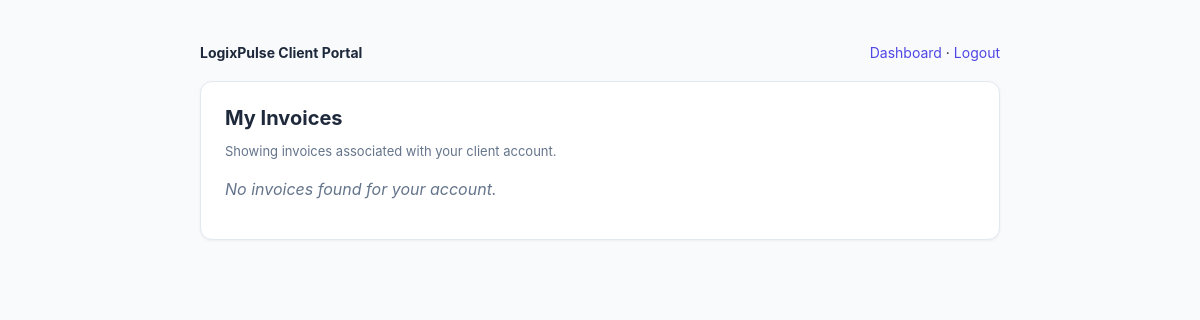
/backend/client_invoices.php (signed in), run on an earlier commit of the app's database.
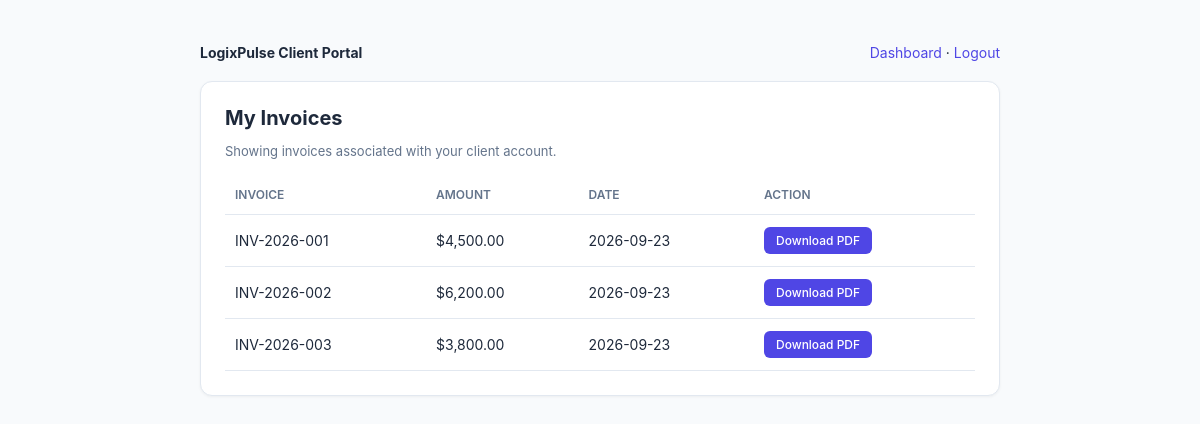
And on a later commit of the database.
### tables this page shows
CREATE TABLE IF NOT EXISTS invoices (
    id                BIGINT UNSIGNED AUTO_INCREMENT PRIMARY KEY,
    invoice_number    VARCHAR(50)    DEFAULT NULL,
    client_id         INT            NOT NULL,
    project_id        INT            DEFAULT NULL,
    amount            DECIMAL(12,2)  NOT NULL DEFAULT 0.00,
    status            VARCHAR(50)    NOT NULL DEFAULT 'draft',
    original_filename VARCHAR(255)   DEFAULT NULL,
    stored_filename   VARCHAR(100)   DEFAULT NULL UNIQUE,
    issue_date        DATE           DEFAULT NULL,
    due_date          DATE           DEFAULT NULL,
    paid_date         DATE           DEFAULT NULL,
    notes             TEXT           DEFAULT NULL,
    created_at        TIMESTAMP      NOT NULL DEFAULT CURRENT_TIMESTAMP,
    updated_at        TIMESTAMP      NOT NULL DEFAULT CURRENT_TIMESTAMP ON UPDATE CURRENT_TIMESTAMP,
    INDEX idx_invoices_client_id (client_id),
    INDEX idx_invoices_status (status),
    INDEX idx_invoices_created_at (created_at),
    FOREIGN KEY (client_id) REFERENCES users(id) ON DELETE CASCADE,
    FOREIGN KEY (project_id) REFERENCES projects(id) ON DELETE SET NULL
);

### backend/helpers.php (called while the page is built, shortened)
<?php
function h(?string $value): string
{
    return htmlspecialchars($value ?? '', ENT_QUOTES, 'UTF-8');
}

### backend/client_invoices.php (the view, shortened to what this page needs)
<?php
require_once __DIR__ . '/../config/database.php';
require_once __DIR__ . '/helpers.php';
$user = currentUser();
$clientId = (int)($user['id'] ?? 0);
$pdo = getDatabaseConnection();
$stmt = $pdo->prepare(
    'SELECT id,
            COALESCE(original_filename, invoice_number, CONCAT("Invoice #", id)) AS original_filename,
            amount, status, created_at
     FROM invoices
     WHERE client_id = ?
     ORDER BY created_at DESC'
);
$stmt->execute([$clientId]);
$invoices = $stmt->fetchAll(PDO::FETCH_ASSOC);
?>
<!doctype html>
<html lang="en">
<head>
</head>
<body>
<div class="container">
    <div class="top-nav">
        <strong>LogixPulse Client Portal</strong>
        <div>
            <a href="../client-portal-dashboard/index.php">Dashboard</a> ·
            <a href="../logout.php">Logout</a>
        </div>
    </div>
    <div class="card">
        <h1>My Invoices</h1>
        <p class="muted">Showing invoices associated with your client account.</p>
        <?php if (empty($invoices)): ?>
            <p style="margin-top: 20px; color: #64748b; font-style: italic;">No invoices found for your account.</p>
        <?php else: ?>
            <table>
                <thead>
                    <tr>
                        <th>Invoice</th>
                        <th>Amount</th>
                        <th>Date</th>
                        <th>Action</th>
                    </tr>
                </thead>
                <tbody>
                    <?php foreach ($invoices as $inv): ?>
                        <tr>
                            <td><?= h($inv['original_filename']) ?></td>
                            <td>$<?= number_format((float)$inv['amount'], 2) ?></td>
                            <td><?= h(substr((string)$inv['created_at'], 0, 10)) ?></td>
                            <td>
                                <a class="btn" href="download.php?id=<?= (int)$inv['id'] ?>">Download PDF</a>
                            </td>
                        </tr>
                    <?php endforeach; ?>
                </tbody>
            </table>
        <?php endif; ?>
    </div>
</div>
</body>
</html>

What changed in the data, as far as the page shows it:
added invoices: original_filename "INV-2026-001", amount "4,500.00", created_at "2026-09-23"
added invoices: original_filename "INV-2026-002", amount "6,200.00", created_at "2026-09-23"
added invoices: original_filename "INV-2026-003", amount "3,800.00", created_at "2026-09-23"
Also different on the page:
text no longer shown: "No invoices found for your account."
text now shown: "INVOICE AMOUNT DATE ACTION"
